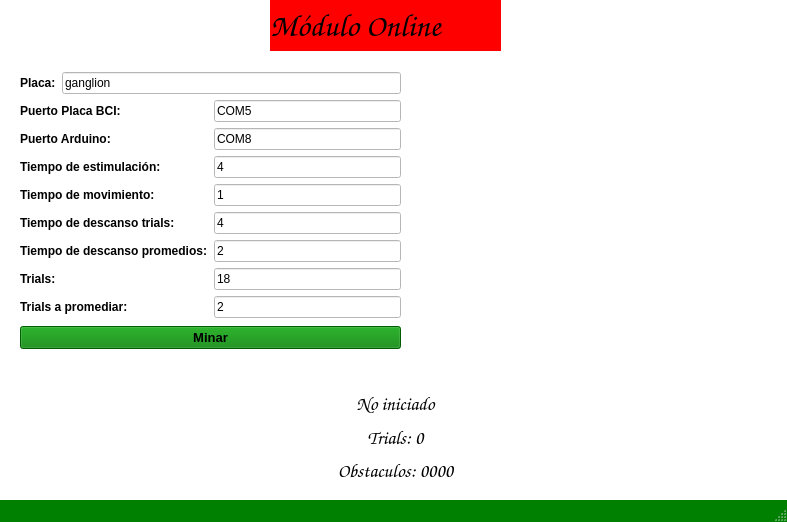
<?xml version="1.0" encoding="UTF-8"?>
<ui version="4.0">
 <class>MainWindow</class>
 <widget class="QMainWindow" name="MainWindow">
  <property name="geometry">
   <rect>
    <x>0</x>
    <y>0</y>
    <width>787</width>
    <height>522</height>
   </rect>
  </property>
  <property name="windowTitle">
   <string>onlineModule Mentalink</string>
  </property>
  <property name="windowIcon">
   <iconset>
    <normaloff>../_documentación/Material audiovisual/Logo Mentalink.png</normaloff>../_documentación/Material audiovisual/Logo Mentalink.png</iconset>
  </property>
  <property name="styleSheet">
   <string notr="true">QMainWindow{background-color: 
green;
}</string>
  </property>
  <widget class="QWidget" name="centralwidget">
   <property name="styleSheet">
    <string notr="true">QWidget{background-color: white;}</string>
   </property>
   <widget class="QLabel" name="label">
    <property name="geometry">
     <rect>
      <x>270</x>
      <y>0</y>
      <width>231</width>
      <height>51</height>
     </rect>
    </property>
    <property name="font">
     <font>
      <family>Comic Sans MS</family>
      <pointsize>24</pointsize>
      <weight>75</weight>
      <bold>true</bold>
     </font>
    </property>
    <property name="styleSheet">
     <string notr="true">QLabel#label{background-color:red;}</string>
    </property>
    <property name="text">
     <string>Módulo Online</string>
    </property>
   </widget>
   <widget class="QLabel" name="label_9">
    <property name="geometry">
     <rect>
      <x>410</x>
      <y>80</y>
      <width>391</width>
      <height>261</height>
     </rect>
    </property>
    <property name="text">
     <string/>
    </property>
    <property name="pixmap">
     <pixmap>C:/Users/Lucas/Downloads/dogepan.png</pixmap>
    </property>
   </widget>
   <widget class="QWidget" name="layoutWidget">
    <property name="geometry">
     <rect>
      <x>10</x>
      <y>390</y>
      <width>771</width>
      <height>95</height>
     </rect>
    </property>
    <layout class="QGridLayout" name="gridLayout_3">
     <item row="1" column="0">
      <widget class="QLabel" name="trialCounter">
       <property name="font">
        <font>
         <family>Comic Sans MS</family>
         <pointsize>14</pointsize>
         <weight>75</weight>
         <bold>true</bold>
        </font>
       </property>
       <property name="text">
        <string>Trials: 0</string>
       </property>
       <property name="alignment">
        <set>Qt::AlignCenter</set>
       </property>
      </widget>
     </item>
     <item row="2" column="0">
      <widget class="QLabel" name="obstaculos">
       <property name="font">
        <font>
         <family>Comic Sans MS</family>
         <pointsize>14</pointsize>
         <weight>75</weight>
         <bold>true</bold>
        </font>
       </property>
       <property name="text">
        <string>Obstaculos: 0000</string>
       </property>
       <property name="alignment">
        <set>Qt::AlignCenter</set>
       </property>
      </widget>
     </item>
     <item row="0" column="0">
      <widget class="QLabel" name="process">
       <property name="font">
        <font>
         <family>Comic Sans MS</family>
         <pointsize>14</pointsize>
         <weight>75</weight>
         <bold>true</bold>
        </font>
       </property>
       <property name="text">
        <string>No iniciado</string>
       </property>
       <property name="alignment">
        <set>Qt::AlignCenter</set>
       </property>
      </widget>
     </item>
    </layout>
   </widget>
   <widget class="QWidget" name="layoutWidget">
    <property name="geometry">
     <rect>
      <x>20</x>
      <y>70</y>
      <width>381</width>
      <height>281</height>
     </rect>
    </property>
    <layout class="QGridLayout" name="gridLayout_4">
     <item row="0" column="0">
      <layout class="QGridLayout" name="gridLayout_2">
       <item row="0" column="0">
        <widget class="QLabel" name="label_10">
         <property name="font">
          <font>
           <weight>75</weight>
           <bold>true</bold>
          </font>
         </property>
         <property name="text">
          <string>Placa:</string>
         </property>
        </widget>
       </item>
       <item row="0" column="1">
        <widget class="QLineEdit" name="placa">
         <property name="text">
          <string>ganglion</string>
         </property>
        </widget>
       </item>
       <item row="1" column="0" colspan="2">
        <layout class="QGridLayout" name="gridLayout">
         <item row="2" column="0">
          <widget class="QLabel" name="label_2">
           <property name="font">
            <font>
             <weight>75</weight>
             <bold>true</bold>
            </font>
           </property>
           <property name="text">
            <string>Puerto Arduino:</string>
           </property>
          </widget>
         </item>
         <item row="8" column="1">
          <widget class="QLineEdit" name="averageTrials">
           <property name="text">
            <string>2</string>
           </property>
          </widget>
         </item>
         <item row="3" column="0">
          <widget class="QLabel" name="label_3">
           <property name="font">
            <font>
             <weight>75</weight>
             <bold>true</bold>
            </font>
           </property>
           <property name="text">
            <string>Tiempo de estimulación:</string>
           </property>
          </widget>
         </item>
         <item row="6" column="0">
          <widget class="QLabel" name="label_6">
           <property name="font">
            <font>
             <weight>75</weight>
             <bold>true</bold>
            </font>
           </property>
           <property name="text">
            <string>Tiempo de descanso promedios:</string>
           </property>
          </widget>
         </item>
         <item row="2" column="1">
          <widget class="QLineEdit" name="puerto">
           <property name="text">
            <string>COM8</string>
           </property>
          </widget>
         </item>
         <item row="4" column="0">
          <widget class="QLabel" name="label_4">
           <property name="font">
            <font>
             <weight>75</weight>
             <bold>true</bold>
            </font>
           </property>
           <property name="text">
            <string>Tiempo de movimiento:</string>
           </property>
          </widget>
         </item>
         <item row="5" column="0">
          <widget class="QLabel" name="label_5">
           <property name="font">
            <font>
             <weight>75</weight>
             <bold>true</bold>
            </font>
           </property>
           <property name="text">
            <string>Tiempo de descanso trials:</string>
           </property>
          </widget>
         </item>
         <item row="4" column="1">
          <widget class="QLineEdit" name="moveTime">
           <property name="text">
            <string>1</string>
           </property>
          </widget>
         </item>
         <item row="8" column="0">
          <widget class="QLabel" name="label_7">
           <property name="font">
            <font>
             <weight>75</weight>
             <bold>true</bold>
            </font>
           </property>
           <property name="text">
            <string>Trials a promediar:</string>
           </property>
          </widget>
         </item>
         <item row="3" column="1">
          <widget class="QLineEdit" name="stimTime">
           <property name="text">
            <string>4</string>
           </property>
          </widget>
         </item>
         <item row="6" column="1">
          <widget class="QLineEdit" name="restTime">
           <property name="text">
            <string>2</string>
           </property>
          </widget>
         </item>
         <item row="7" column="0">
          <widget class="QLabel" name="label_8">
           <property name="font">
            <font>
             <weight>75</weight>
             <bold>true</bold>
            </font>
           </property>
           <property name="text">
            <string>Trials:</string>
           </property>
          </widget>
         </item>
         <item row="7" column="1">
          <widget class="QLineEdit" name="trials">
           <property name="text">
            <string>18</string>
           </property>
          </widget>
         </item>
         <item row="5" column="1">
          <widget class="QLineEdit" name="restTime2">
           <property name="text">
            <string>4</string>
           </property>
          </widget>
         </item>
         <item row="0" column="0">
          <widget class="QLabel" name="label_11">
           <property name="font">
            <font>
             <weight>75</weight>
             <bold>true</bold>
            </font>
           </property>
           <property name="text">
            <string>Puerto Placa BCI:</string>
           </property>
          </widget>
         </item>
         <item row="0" column="1">
          <widget class="QLineEdit" name="bci">
           <property name="text">
            <string>COM5</string>
           </property>
          </widget>
         </item>
        </layout>
       </item>
      </layout>
     </item>
     <item row="1" column="0">
      <widget class="QPushButton" name="boton">
       <property name="font">
        <font>
         <family>Arial</family>
         <pointsize>10</pointsize>
         <weight>75</weight>
         <bold>true</bold>
        </font>
       </property>
       <property name="styleSheet">
        <string notr="true">QPushButton#boton{background-color: green;}</string>
       </property>
       <property name="text">
        <string>Minar</string>
       </property>
      </widget>
     </item>
    </layout>
   </widget>
  </widget>
  <widget class="QMenuBar" name="menubar">
   <property name="geometry">
    <rect>
     <x>0</x>
     <y>0</y>
     <width>787</width>
     <height>21</height>
    </rect>
   </property>
  </widget>
  <widget class="QStatusBar" name="statusbar"/>
 </widget>
 <resources/>
 <connections/>
</ui>
